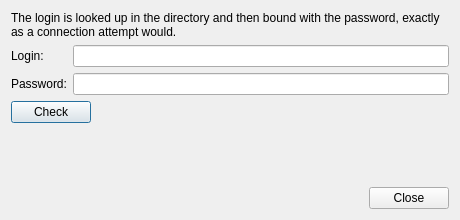
<?xml version="1.0" encoding="UTF-8"?>
<ui version="4.0">
 <class>LdapBindTestDialog</class>
 <widget class="QDialog" name="LdapBindTestDialog">
  <property name="geometry">
   <rect>
    <x>0</x>
    <y>0</y>
    <width>460</width>
    <height>220</height>
   </rect>
  </property>
  <property name="windowTitle">
   <string>Check Login</string>
  </property>
  <layout class="QVBoxLayout" name="verticalLayout_root">
   <item>
    <widget class="QLabel" name="label_hint">
     <property name="text">
      <string>The login is looked up in the directory and then bound with the password, exactly as a connection attempt would.</string>
     </property>
     <property name="wordWrap">
      <bool>true</bool>
     </property>
    </widget>
   </item>
   <item>
    <layout class="QFormLayout" name="form_credentials">
     <item row="0" column="0">
      <widget class="QLabel" name="label_login">
       <property name="text">
        <string>Login:</string>
       </property>
      </widget>
     </item>
     <item row="0" column="1">
      <widget class="QLineEdit" name="edit_login"/>
     </item>
     <item row="1" column="0">
      <widget class="QLabel" name="label_password">
       <property name="text">
        <string>Password:</string>
       </property>
      </widget>
     </item>
     <item row="1" column="1">
      <widget class="PasswordEdit" name="edit_password"/>
     </item>
    </layout>
   </item>
   <item>
    <layout class="QHBoxLayout" name="horizontalLayout_check">
     <item>
      <widget class="QPushButton" name="button_check">
       <property name="text">
        <string>Check</string>
       </property>
      </widget>
     </item>
     <item>
      <spacer name="horizontalSpacer_check">
       <property name="orientation">
        <enum>Qt::Orientation::Horizontal</enum>
       </property>
       <property name="sizeHint" stdset="0">
        <size>
         <width>40</width>
         <height>20</height>
        </size>
       </property>
      </spacer>
     </item>
    </layout>
   </item>
   <item>
    <widget class="QLabel" name="label_result">
     <property name="text">
      <string/>
     </property>
     <property name="wordWrap">
      <bool>true</bool>
     </property>
    </widget>
   </item>
   <item>
    <spacer name="verticalSpacer_result">
     <property name="orientation">
      <enum>Qt::Orientation::Vertical</enum>
     </property>
     <property name="sizeHint" stdset="0">
      <size>
       <width>20</width>
       <height>40</height>
      </size>
     </property>
    </spacer>
   </item>
   <item>
    <widget class="DialogButtonBox" name="button_box">
     <property name="standardButtons">
      <set>QDialogButtonBox::StandardButton::Close</set>
     </property>
    </widget>
   </item>
  </layout>
 </widget>
 <customwidgets>
  <customwidget>
   <class>DialogButtonBox</class>
   <extends>QDialogButtonBox</extends>
   <header>common/desktop/dialog_button_box.h</header>
  </customwidget>
  <customwidget>
   <class>PasswordEdit</class>
   <extends>QLineEdit</extends>
   <header>common/desktop/password_edit.h</header>
  </customwidget>
 </customwidgets>
 <resources/>
 <connections/>
</ui>
